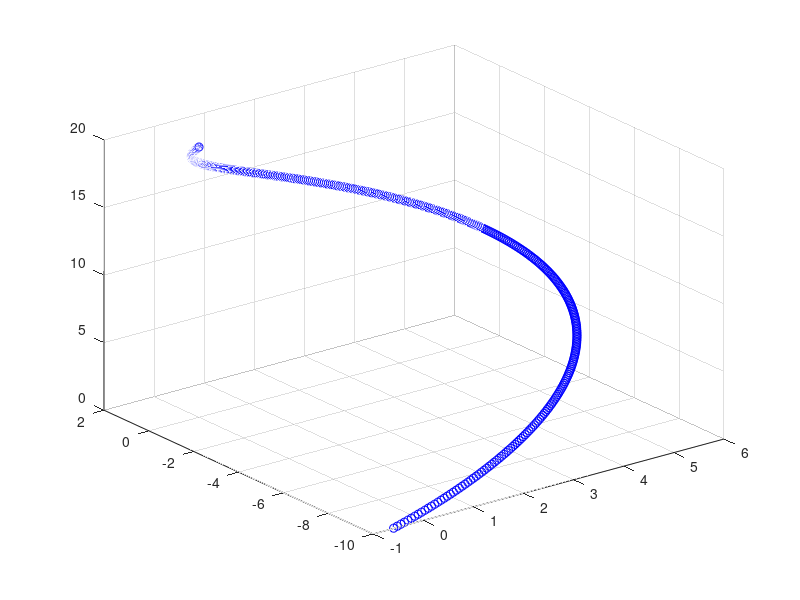

MATLAB code to generate this figure:
clc;
h=20;
v = -0.5;
omega = 0.08;
p0 = [];
xp= [];yp = [];zp = [];rp = [];

for t = 0:0.1:40
    r = 0.25 * t;
    x=r * sin(omega * t);
    y=r * cos(omega * t);
    z= h - 0.5*t;
    xp = [xp;x];
    yp = [yp;y];
    zp = [zp;z];
end
    
 
plot3(xp,yp,zp,'bo','linewidth',0.5)
 
grid on